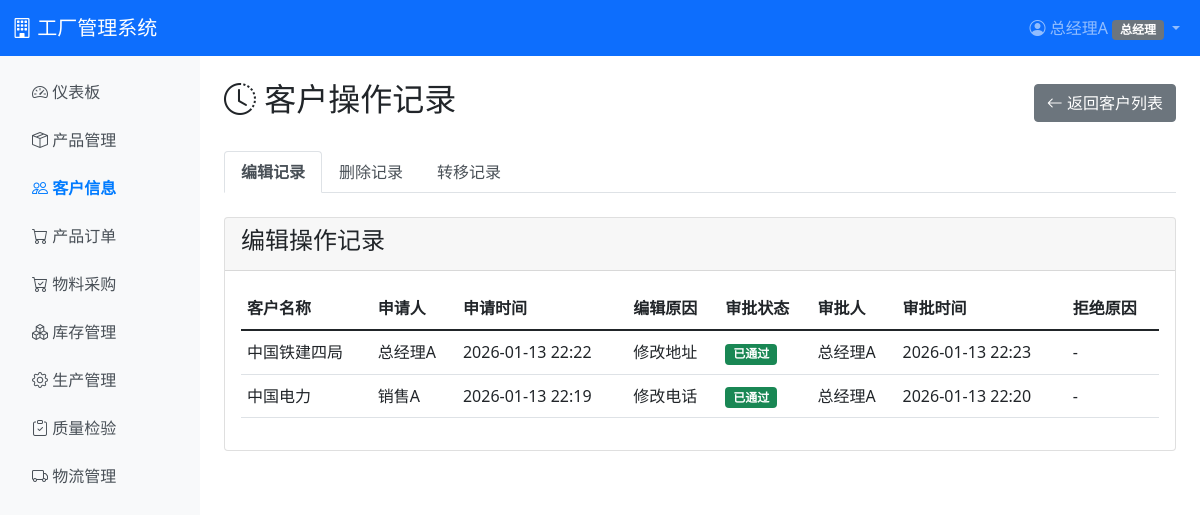
Page /sales/customers/approvals/ (signed in) on the committed database.
### accounts/models.py (models this page shows, shortened)
class UserProfile(models.Model):
    ROLE_CHOICES = [
        ('sales', '销售员'),
        ('sales_mgr', '销售经理'),
        ('warehouse', '仓库管理员'),
        ('production', '生产管理员'),
        ('qc', '质检员'),
        ('logistics', '物流管理员'),
        ('ceo', '总经理'),
    ]
    user = models.OneToOneField(User, on_delete=models.CASCADE, related_name='profile')
    role = models.CharField(max_length=20, choices=ROLE_CHOICES, verbose_name='角色')
    permissions = models.ManyToManyField(Permission, blank=True, related_name='user_profiles', verbose_name='额外权限')
    phone = models.CharField(max_length=20, blank=True, verbose_name='电话')
    department = models.CharField(max_length=50, blank=True, verbose_name='部门')
    created_at = models.DateTimeField(auto_now_add=True, verbose_name='创建时间')
    class Meta:
        verbose_name = '用户角色'
        verbose_name_plural = '用户角色'

### sales/models.py (models this page shows, shortened)
class Customer(models.Model):
    CREDIT_LEVEL_CHOICES = [
        ('A', 'A级（优秀）'),
        ('B', 'B级（良好）'),
        ('C', 'C级（一般）'),
        ('D', 'D级（较差）'),
    ]
    EDIT_STATUS_CHOICES = [
        ('none', '无编辑申请'),
        ('pending', '待审批'),
        ('approved', '已审批'),
        ('rejected', '已拒绝'),
    ]
    DELETE_STATUS_CHOICES = [
        ('none', '无删除申请'),
        ('pending', '待审批'),
        ('approved', '已审批'),
        ('rejected', '已拒绝'),
    ]
    name = models.CharField(max_length=200, unique=True, verbose_name='客户名称')
    contact_person = models.CharField(max_length=100, verbose_name='联系人')
    phone = models.CharField(max_length=20, verbose_name='联系电话')
    address = models.TextField(verbose_name='地址')
    credit_level = models.CharField(max_length=1, choices=CREDIT_LEVEL_CHOICES, default='C', verbose_name='信用等级')
    created_by = models.ForeignKey('auth.User', on_delete=models.SET_NULL, null=True, blank=True, related_name='created_customers', verbose_name='负责人')
    created_at = models.DateTimeField(auto_now_add=True, verbose_name='创建时间')
    updated_at = models.DateTimeField(auto_now=True, verbose_name='更新时间')
    edit_status = models.CharField(max_length=20, choices=EDIT_STATUS_CHOICES, default='none', verbose_name='编辑审批状态')
    edit_pending_data = models.TextField(blank=True, verbose_name='待审批编辑数据')
    edit_reason = models.TextField(blank=True, verbose_name='编辑原因')
    edit_requested_by = models.ForeignKey('auth.User', on_delete=models.SET_NULL, null=True, blank=True, related_name='customer_edit_requests', verbose_name='编辑申请人')
    edit_requested_at = models.DateTimeField(null=True, blank=True, verbose_name='编辑申请时间')
    edit_approved_by = models.ForeignKey('auth.User', on_delete=models.SET_NULL, null=True, blank=True, related_name='approved_customer_edits', verbose_name='编辑审批人')
    edit_approved_at = models.DateTimeField(null=True, blank=True, verbose_name='编辑审批时间')
    edit_reject_reason = models.TextField(blank=True, verbose_name='编辑拒绝原因')
    delete_status = models.CharField(max_length=20, choices=DELETE_STATUS_CHOICES, default='none', verbose_name='删除审批状态')
    delete_reason = models.TextField(blank=True, verbose_name='删除原因')
    delete_requested_by = models.ForeignKey('auth.User', on_delete=models.SET_NULL, null=True, blank=True, related_name='customer_delete_requests', verbose_name='删除申请人')
    delete_requested_at = models.DateTimeField(null=True, blank=True, verbose_name='删除申请时间')
    delete_approved_by = models.ForeignKey('auth.User', on_delete=models.SET_NULL, null=True, blank=True, related_name='approved_customer_deletes', verbose_name='删除审批人')
    delete_approved_at = models.DateTimeField(null=True, blank=True, verbose_name='删除审批时间')
    delete_reject_reason = models.TextField(blank=True, verbose_name='删除拒绝原因')
    is_deleted = models.BooleanField(default=False, verbose_name='是否已删除（软删除）')
    class Meta:
        verbose_name = '客户'
        verbose_name_plural = '客户'
        ordering = ['-created_at']

### sales/views.py (the view)
# urls.py: path('customers/approvals/', views.customer_approval_list, name='customer_approval_list'),
@login_required
@role_required('ceo')
def customer_approval_list(request):
    edit_requests = Customer.objects.filter(
        edit_status__in=['approved', 'rejected']
    ).select_related('edit_requested_by', 'edit_approved_by').order_by('-edit_requested_at')
    delete_requests = Customer.objects.filter(
        delete_status__in=['approved', 'rejected']
    ).select_related('delete_requested_by', 'delete_approved_by').order_by('-delete_requested_at')
    transfer_records = CustomerTransfer.objects.select_related(
        'customer', 'from_user', 'to_user', 'transferred_by'
    ).order_by('-transferred_at')
    context = {
        'edit_requests': edit_requests,
        'delete_requests': delete_requests,
        'transfer_records': transfer_records,
    }
    return render(request, 'sales/customer_approval_list.html', context)

### templates/sales/customer_approval_list.html (shortened to what this page needs)
{% extends 'base.html' %}
{% block content %}
<div class="d-flex justify-content-between align-items-center mb-4">
    <h2><i class="bi bi-clock-history"></i> 客户操作记录</h2>
    <a href="{% url 'sales:customer_list' %}" class="btn btn-secondary">
        <i class="bi bi-arrow-left"></i> 返回客户列表
    </a>
</div>
<ul class="nav nav-tabs mb-4" id="approvalTabs" role="tablist">
    <li class="nav-item" role="presentation">
        <button class="nav-link active" id="edit-tab" data-bs-toggle="tab" data-bs-target="#edit-requests" type="button" role="tab">
            编辑记录
        </button>
    </li>
    <li class="nav-item" role="presentation">
        <button class="nav-link" id="delete-tab" data-bs-toggle="tab" data-bs-target="#delete-requests" type="button" role="tab">
            删除记录
        </button>
    </li>
    <li class="nav-item" role="presentation">
        <button class="nav-link" id="transfer-tab" data-bs-toggle="tab" data-bs-target="#transfer-requests" type="button" role="tab">
            转移记录
        </button>
    </li>
</ul>
<div class="tab-content" id="approvalTabsContent">
    <div class="tab-pane fade show active" id="edit-requests" role="tabpanel">
        {% if edit_requests %}
        <div class="card">
            <div class="card-header">
                <h4>编辑操作记录</h4>
            </div>
            <div class="card-body">
                <div class="table-responsive">
                    <table class="table table-hover">
                        <thead>
                            <tr>
                                <th>客户名称</th>
                                <th>申请人</th>
                                <th>申请时间</th>
                                <th>编辑原因</th>
                                <th>审批状态</th>
                                <th>审批人</th>
                                <th>审批时间</th>
                                <th>拒绝原因</th>
                            </tr>
                        </thead>
                        <tbody>
                            {% for customer in edit_requests %}
                            <tr>
                                <td>{{ customer.name }}</td>
                                <td>{{ customer.edit_requested_by.username }}</td>
                                <td>{{ customer.edit_requested_at|date:"Y-m-d H:i" }}</td>
                                <td>{{ customer.edit_reason|truncatewords:10 }}</td>
                                <td>
                                    {% if customer.edit_status == 'approved' %}
                                    <span class="badge bg-success">已通过</span>
                                    {% elif customer.edit_status == 'rejected' %}
                                    <span class="badge bg-danger">已拒绝</span>
                                    {% endif %}
                                </td>
                                <td>{{ customer.edit_approved_by.username|default:"-" }}</td>
                                <td>{{ customer.edit_approved_at|date:"Y-m-d H:i"|default:"-" }}</td>
                                <td>{{ customer.edit_reject_reason|default:"-"|truncatewords:10 }}</td>
                            </tr>
                            {% endfor %}
                        </tbody>
                    </table>
                </div>
            </div>
        </div>
        {% else %}
        <div class="alert alert-info">
            <h5>暂无编辑操作记录</h5>
            <p class="mb-0">当前没有客户编辑操作记录。</p>
        </div>
        {% endif %}
    </div>
</div>
{% endblock %}

### templates/base.html (shortened to what this page needs)
{% load permission_tags %}
<!DOCTYPE html>
<html lang="zh-CN">
<head>
    <link href="https://cdn.jsdelivr.net/npm/bootstrap@5.1.3/dist/css/bootstrap.min.css" rel="stylesheet">
    <link rel="stylesheet" href="https://cdn.jsdelivr.net/npm/bootstrap-icons@1.8.1/font/bootstrap-icons.css">
</head>
<body>
    <nav class="navbar navbar-expand-lg navbar-dark bg-primary">
        <div class="container-fluid">
            <a class="navbar-brand" href="{% url 'dashboard' %}">
                <i class="bi bi-building"></i> 工厂管理系统
            </a>
            <div class="collapse navbar-collapse" id="navbarNav">
                <ul class="navbar-nav ms-auto">
                    {% if user.is_authenticated %}
                    <li class="nav-item dropdown">
                        <a class="nav-link dropdown-toggle" href="#" id="navbarDropdown" role="button" data-bs-toggle="dropdown">
                            <i class="bi bi-person-circle"></i> {{ user.username }}
                            {% if user.profile %}
                            <span class="badge bg-secondary">{{ user.profile.get_role_display }}</span>
                            {% endif %}
                        </a>
                    </li>
                    {% else %}
                    <li class="nav-item">
                        <a class="nav-link" href="{% url 'login' %}">登录</a>
                    </li>
                    {% endif %}
                </ul>
            </div>
        </div>
    </nav>
    {% if user.is_authenticated %}
    <div class="container-fluid">
        <div class="row">
            <nav class="col-md-2 sidebar p-3">
                <ul class="nav flex-column">
                    <li class="nav-item mb-2">
                        <a class="nav-link {% if request.resolver_match.url_name == 'dashboard' %}active{% endif %}" href="{% url 'dashboard' %}">
                            <i class="bi bi-speedometer2"></i> 仪表板
                        </a>
                    </li>
                    <li class="nav-item mb-2">
                        <a class="nav-link {% if request.resolver_match.app_name == 'product' %}active{% endif %}" href="{% url 'product:product_list' %}">
                            <i class="bi bi-box-seam"></i> 产品管理
                        </a>
                    </li>
                    {% if user.profile.role == 'sales' or user.profile.role == 'sales_mgr' or user.profile.role == 'ceo' or user|has_permission:'inventory.customer.view' %}
                    <li class="nav-item mb-2">
                        <a class="nav-link {% if request.resolver_match.app_name == 'sales' and request.resolver_match.url_name|slice:':8' == 'customer' %}active{% endif %}" href="{% url 'sales:customer_list' %}">
                            <i class="bi bi-people"></i> 客户信息
                        </a>
                    </li>
                    {% endif %}
                    {% if user.profile.role == 'sales' or user.profile.role == 'sales_mgr' or user.profile.role == 'warehouse' or user.profile.role == 'ceo' or user|has_permission:'sales.order.view' %}
                    <li class="nav-item mb-2">
                        <a class="nav-link {% if request.resolver_match.app_name == 'sales' and request.resolver_match.url_name|slice:':5' == 'order' %}active{% endif %}" href="{% url 'sales:order_list' %}">
                            <i class="bi bi-cart"></i> 产品订单
                        </a>
                    </li>
                    {% endif %}
                    {% if user.profile.role == 'warehouse' or user.profile.role == 'ceo' %}
                    <li class="nav-item mb-2">
                        <a class="nav-link {% if request.resolver_match.app_name == 'purchase' and request.resolver_match.url_name|slice:':4' == 'task' %}active{% endif %}" href="{% url 'purchase:task_list' %}">
                            <i class="bi bi-cart-check"></i> 物料采购
                        </a>
                    </li>
                    {% endif %}
                    {% if user.profile.role == 'warehouse' or user.profile.role == 'production' or user.profile.role == 'ceo' or user|has_permission:'inventory.view' or user|has_permission:'inventory.view_product' %}
                    <li class="nav-item mb-2">
                        <a class="nav-link {% if request.resolver_match.app_name == 'inventory' %}active{% endif %}" href="{% url 'inventory:inventory_list' %}">
                            <i class="bi bi-boxes"></i> 库存管理
                        </a>
                    </li>
                    {% endif %}
                    {% if user.profile.role == 'production' or user.profile.role == 'ceo' or user|has_permission:'production.task.view' or user|has_permission:'inventory.bom.view' %}
                    <li class="nav-item mb-2">
                        <a class="nav-link {% if request.resolver_match.app_name == 'production' and request.resolver_match.url_name != 'quality_inspection_list' %}active{% endif %}" href="{% url 'production:task_list' %}">
                            <i class="bi bi-gear"></i> 生产管理
                        </a>
                    </li>
                    {% endif %}
                    {% if user.profile.role == 'qc' or user.profile.role == 'production' or user.profile.role == 'ceo' or user|has_permission:'production.task.view' %}
                    <li class="nav-item mb-2">
                        <a class="nav-link {% if request.resolver_match.url_name == 'quality_inspection_list' %}active{% endif %}" href="{% url 'production:quality_inspection_list' %}">
                            <i class="bi bi-clipboard-check"></i> 质量检验
                        </a>
                    </li>
                    {% endif %}
                    {% if user.profile.role == 'logistics' or user.profile.role == 'ceo' or user|has_permission:'logistics.shipment.view' %}
                    <li class="nav-item mb-2">
                        <a class="nav-link {% if request.resolver_match.app_name == 'logistics' %}active{% endif %}" href="{% url 'logistics:shipment_list' %}">
                            <i class="bi bi-truck"></i> 物流管理
                        </a>
                    </li>
                    {% endif %}
                </ul>
            </nav>
            <main class="col-md-10 p-4">
    {% else %}
    <div class="container mt-5">
    {% endif %}
        {% block content %}{% endblock %}
    {% if user.is_authenticated %}
            </main>
        </div>
    </div>
    {% else %}
    </div>
    {% endif %}
</body>
</html>

### templates/base.html (style rules this page uses)
.sidebar { min-height: calc(100vh - 56px); background-color: #f8f9fa; }
.nav-link { color: #495057; }
.nav-link.active { color: #007bff; font-weight: bold; }
.table tbody tr td, .table thead tr th { padding: 0.5625rem 0.375rem; vertical-align: middle; line-height: 1.5; }

### rows in the picture
Customer: name "中国铁建四局", edit_requested_by.username "总经理A", edit_requested_at "2026-01-13 22:22", edit_reason "修改地址", edit_status "已通过", edit_approved_by.username "总经理A", edit_approved_at "2026-01-13 22:23", edit_reject_reason "-"
Customer: name "中国电力", edit_requested_by.username "销售A", edit_requested_at "2026-01-13 22:19", edit_reason "修改电话", edit_status "已通过", edit_approved_by.username "总经理A", edit_approved_at "2026-01-13 22:20", edit_reject_reason "-"

### other values in the picture
{{ user.username }} "总经理A"
{{ user.profile.get_role_display }} "总经理"
